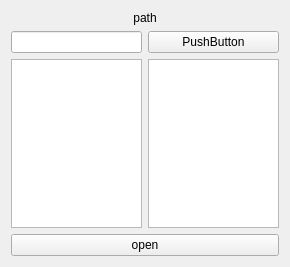
<?xml version="1.0" encoding="UTF-8"?>
<ui version="4.0">
 <class>Form</class>
 <widget class="QWidget" name="Form">
  <property name="geometry">
   <rect>
    <x>0</x>
    <y>0</y>
    <width>290</width>
    <height>267</height>
   </rect>
  </property>
  <property name="windowTitle">
   <string>Form</string>
  </property>
  <layout class="QGridLayout" name="gridLayout">
   <item row="1" column="0">
    <widget class="QLineEdit" name="lineEdit"/>
   </item>
   <item row="2" column="0">
    <widget class="QListWidget" name="listWidget"/>
   </item>
   <item row="2" column="1">
    <widget class="QListWidget" name="listWidget_2"/>
   </item>
   <item row="1" column="1">
    <widget class="QPushButton" name="pushButton">
     <property name="text">
      <string>PushButton</string>
     </property>
    </widget>
   </item>
   <item row="0" column="0" colspan="2">
    <widget class="QLabel" name="label">
     <property name="text">
      <string>path</string>
     </property>
     <property name="alignment">
      <set>Qt::AlignCenter</set>
     </property>
    </widget>
   </item>
   <item row="3" column="0" colspan="2">
    <widget class="QPushButton" name="pushButton_2">
     <property name="text">
      <string>open</string>
     </property>
    </widget>
   </item>
  </layout>
 </widget>
 <resources/>
 <connections/>
</ui>
